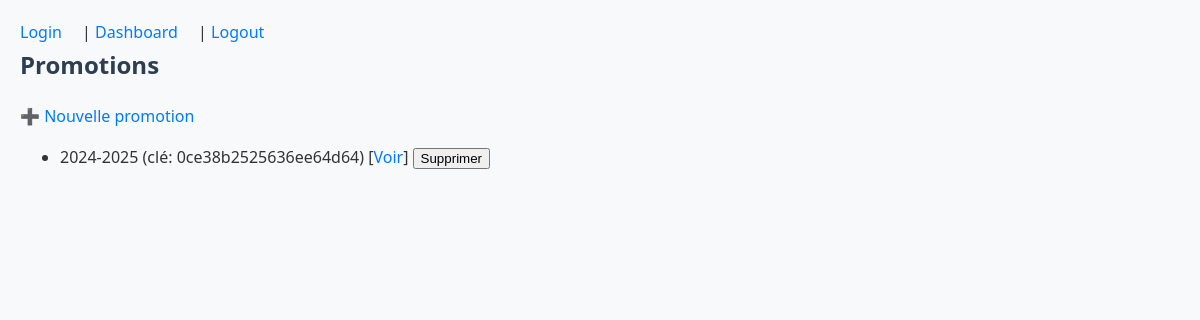
The app's page /admin/promotions/ (signed in), older data.
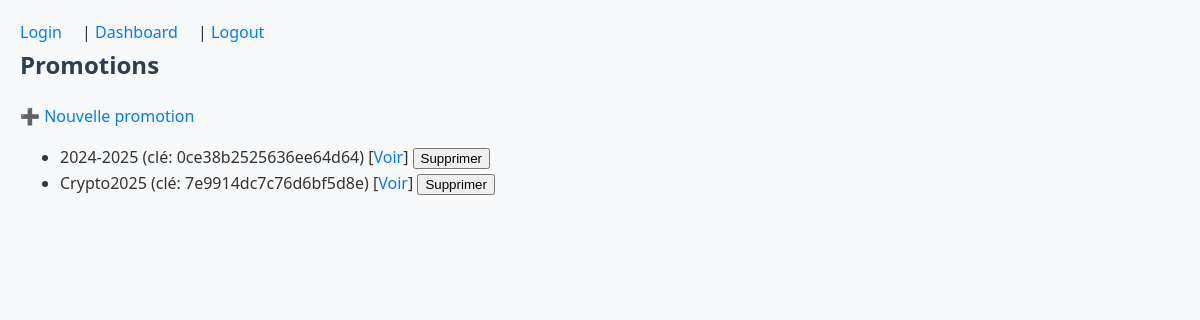
The same page, newer data.
### app/models.py (models this page shows)
class Cohort(db.Model):
    __tablename__ = 'promotions'
    id         = db.Column(db.Integer, primary_key=True)
    name       = db.Column(db.String(64), unique=True, nullable=False)
    key_master = db.Column(db.String(80), nullable=False)
    users      = db.relationship('User', backref='cohort', cascade='all, delete-orphan', lazy='dynamic')
    materials  = db.relationship('CryptoMaterial', back_populates='cohort', cascade='all, delete-orphan')

### app/routes/promotions.py (the view)
@promo_bp.route('/', methods=['GET'])
@login_required
def list_promotions():
    cohorts = Cohort.query.all()
    return render_template('list.html', cohorts=cohorts)

### app/routes/auth.py (called while the page is built)
@login.user_loader # Charge l'utilisateur pour Flask-Login
def load_user(uid):
    return User.query.get(int(uid))

### app/templates/teacher/promotions/list.html
{% extends 'teacher/dashboard.html' %}
{% block content %}
  <h2>Promotions</h2>
  <a href="{{ url_for('admin_promotions.new_promotion') }}">➕ Nouvelle promotion</a>
  <ul>
    {% for c in cohorts %}
      <li>
        {{ c.name }} (clé: {{ c.key_master }})
        [<a href="{{ url_for('admin_promotions.detail_promotion', pid=c.id) }}">Voir</a>]
        <form method="post"
              action="{{ url_for('admin_promotions.delete_promotion', pid=c.id) }}"
              style="display:inline"
              onsubmit="return confirm('Supprimer la promo {{ c.name }} ?');">
          <button type="submit">Supprimer</button>
        </form>
      </li>
    {% endfor %}
  </ul>
{% endblock content %}

Row changes from the older to the newer data that the page shows:
added Cohort: name "Crypto2025", key_master "7e9914dc7c76d6bf5d8e"
